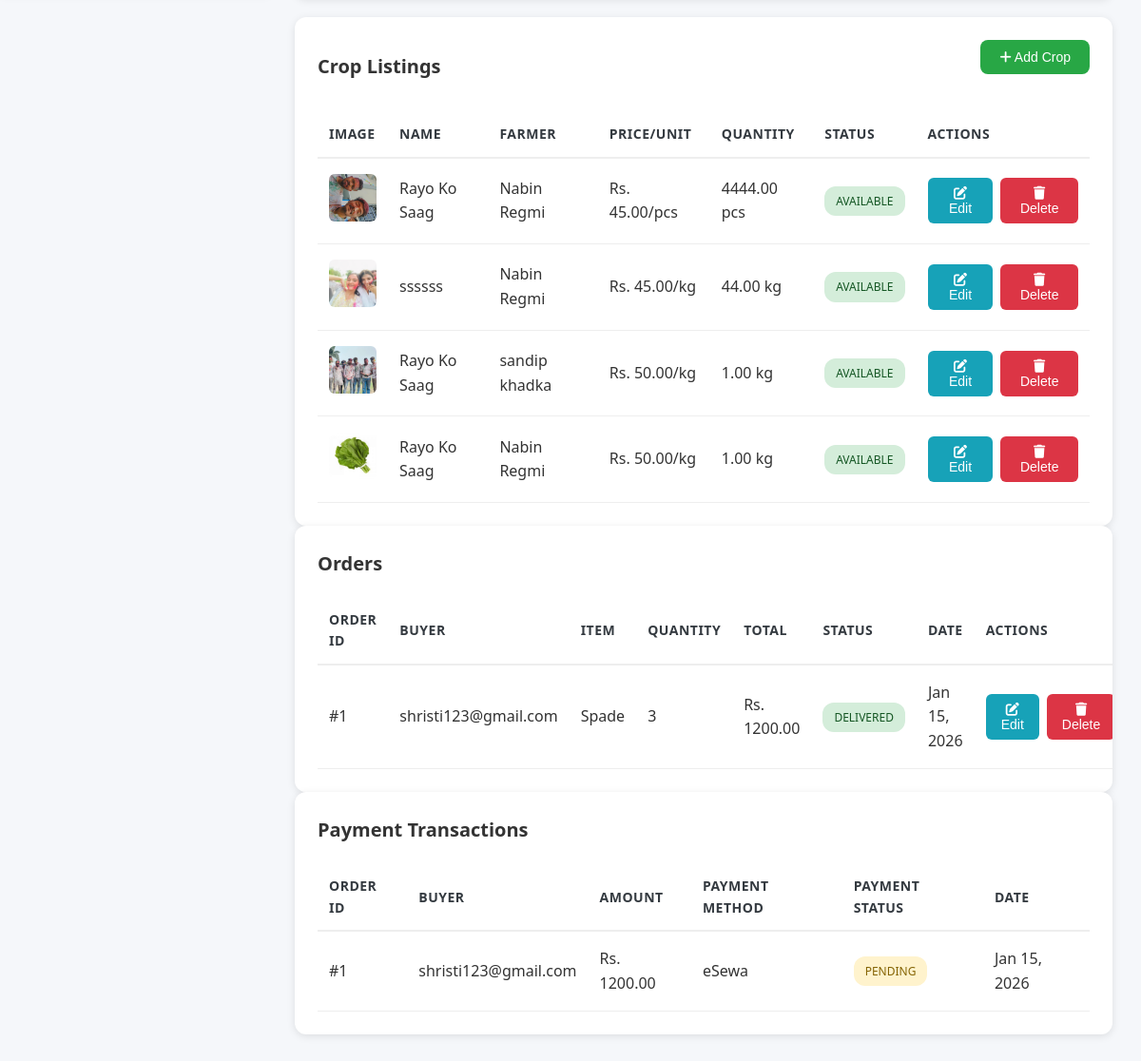
Before: /admin-dashboard/marketplace/ (signed in, lower part) with the older database file.
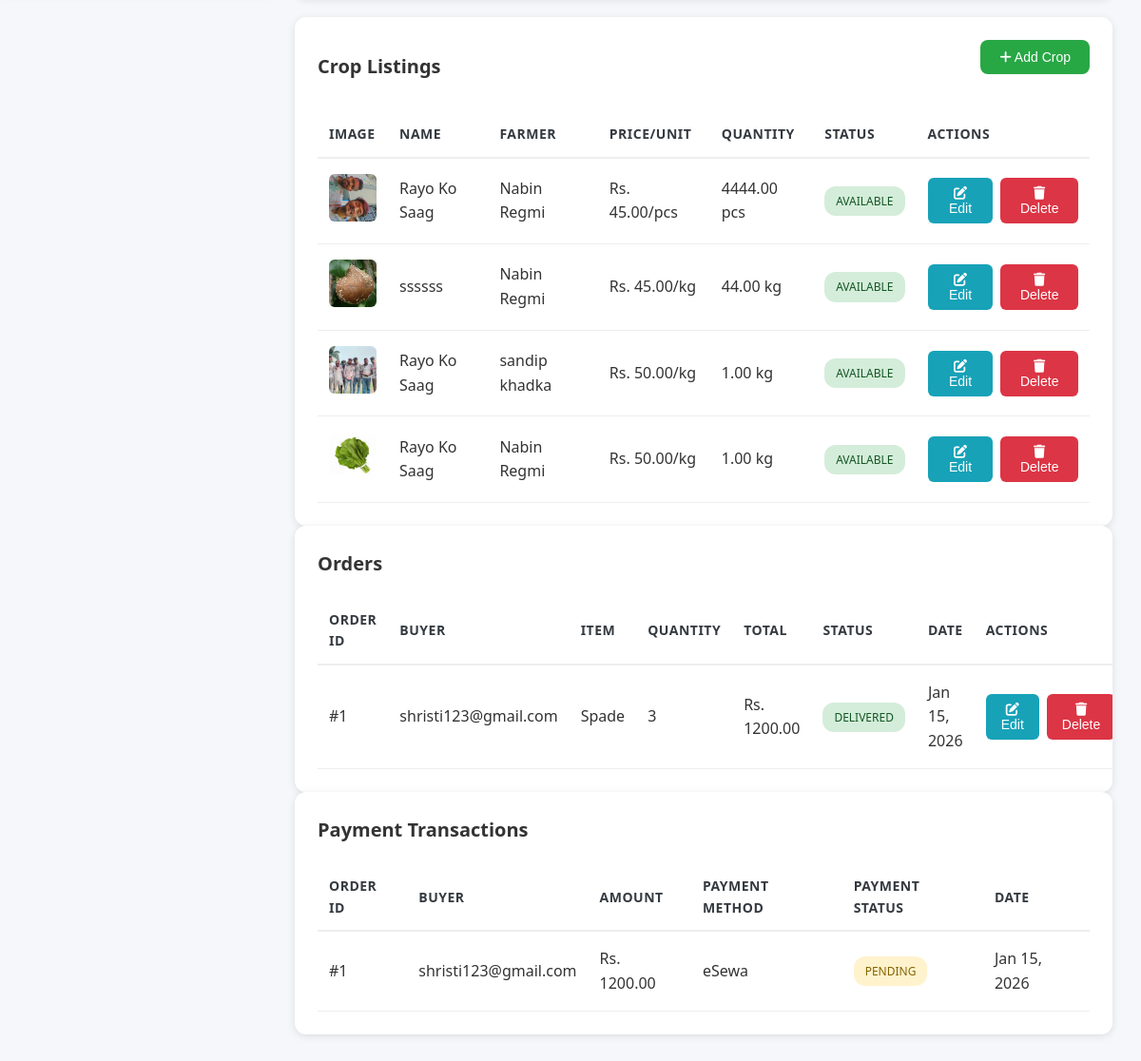
After: the same page with the newer database file.
### accounts/models.py (models this page shows, shortened)
class FarmerProduct(models.Model):
    farmer = models.ForeignKey(FarmerProfile, on_delete=models.CASCADE, related_name='products')
    name = models.CharField(max_length=255)
    quantity = models.DecimalField(max_digits=12, decimal_places=2)
    unit = models.CharField(max_length=50, default='kg')
    price_per_unit = models.DecimalField(max_digits=12, decimal_places=2)
    image = models.ImageField(upload_to='product_images/', blank=True, null=True)
    is_available = models.BooleanField(default=True)
    created_at = models.DateTimeField(auto_now_add=True)
    class Meta:
        ordering = ('-created_at',)

class FarmerProfile(models.Model):
    user = models.OneToOneField(User, on_delete=models.CASCADE, related_name='farmer_profile')
    name = models.CharField(max_length=255, blank=True, null=True)
    photo = models.ImageField(upload_to='farmer_photos/', blank=True, null=True)
    location = models.CharField(max_length=255, blank=True, null=True)
    contact = models.CharField(max_length=20, blank=True, null=True)
    farm_size = models.CharField(max_length=50, blank=True, null=True)
    crop_types = models.TextField(blank=True, null=True, help_text="Comma-separated list of crops")
    livestock_details = models.TextField(blank=True, null=True)

class User(AbstractBaseUser, PermissionsMixin):
    ROLE_CHOICES = (
        ('admin', 'Admin'),
        ('buyer', 'Buyer'),
        ('farmer', 'Farmer'),
        ('agricultural_expert', 'Agricultural Expert'),
        ('vendor', 'Vendor'),
    )
    email = models.EmailField(unique=True)
    role = models.CharField(max_length=20, choices=ROLE_CHOICES, default='buyer')
    is_active = models.BooleanField(default=True)
    is_verified = models.BooleanField(default=False)
    is_staff = models.BooleanField(default=False)
    date_joined = models.DateTimeField(auto_now_add=True)
    objects = UserManager()
    USERNAME_FIELD = 'email'
    REQUIRED_FIELDS = []

### accounts/views.py (the view, shortened to what this page needs)
# urls.py: path('admin-dashboard/marketplace/', admin_marketplace_oversight, name='admin_marketplace_oversight'),
@login_required
def admin_marketplace_oversight(request):
    if request.user.role != 'admin':
        return _redirect_to_role_home_response(request.user)
    section = request.GET.get('section', 'overview')  # 'overview', 'tools', 'crops', 'orders', 'payments'
    status_filter = request.GET.get('status', 'all')
    search_query = request.GET.get('search', '').strip()
    context = {}
    context['farmers'] = FarmerProfile.objects.select_related('user').all()
    context['vendors'] = VendorProfile.objects.select_related('user').all()
    if section == 'overview' or section == 'tools':
        tools = VendorTool.objects.select_related('vendor', 'vendor__user').order_by('-created_at')
        if status_filter == 'available':
            tools = tools.filter(is_available=True)
        elif status_filter == 'unavailable':
            tools = tools.filter(is_available=False)
        if search_query:
            tools = tools.filter(
                Q(name__icontains=search_query) |
                Q(vendor__company_name__icontains=search_query) |
                Q(vendor__user__email__icontains=search_query)
            )
        context['tools'] = tools
        context['total_tools'] = VendorTool.objects.count()
        context['available_tools'] = VendorTool.objects.filter(is_available=True).count()
    else:
        context['tools'] = VendorTool.objects.none()
        context['total_tools'] = VendorTool.objects.count()
        context['available_tools'] = VendorTool.objects.filter(is_available=True).count()
    if section == 'overview' or section == 'crops':
        crops = FarmerProduct.objects.select_related('farmer', 'farmer__user').order_by('-created_at')
        if status_filter == 'available':
            crops = crops.filter(is_available=True)
        elif status_filter == 'unavailable':
            crops = crops.filter(is_available=False)
        if search_query:
            crops = crops.filter(
                Q(name__icontains=search_query) |
                Q(farmer__name__icontains=search_query) |
                Q(farmer__user__email__icontains=search_query)
            )
        context['crops'] = crops
        context['total_crops'] = FarmerProduct.objects.count()
        context['available_crops'] = FarmerProduct.objects.filter(is_available=True).count()
    else:
        context['crops'] = FarmerProduct.objects.none()
        context['total_crops'] = FarmerProduct.objects.count()
        context['available_crops'] = FarmerProduct.objects.filter(is_available=True).count()
    if section == 'overview' or section == 'orders':
        orders = Order.objects.select_related('buyer', 'tool', 'tool__vendor', 'crop', 'crop__farmer').order_by('-created_at')
        if status_filter != 'all':
            orders = orders.filter(status=status_filter)
        context['orders'] = orders
        context['total_orders'] = Order.objects.count()
        context['pending_orders'] = Order.objects.filter(status=Order.STATUS_PENDING).count()
        context['completed_orders'] = Order.objects.filter(status=Order.STATUS_DELIVERED).count()
    if section == 'overview' or section == 'payments':
        orders = Order.objects.select_related('buyer', 'tool', 'crop').order_by('-created_at')
        total_revenue = Order.objects.aggregate(total=Sum('total_amount'))['total'] or 0
        completed_payments = Order.objects.filter(payment_status=Order.PAYMENT_STATUS_COMPLETED).count()
        pending_payments = Order.objects.filter(payment_status=Order.PAYMENT_STATUS_PENDING).count()
        failed_payments = Order.objects.filter(payment_status=Order.PAYMENT_STATUS_FAILED).count()
        if status_filter != 'all':
            orders = orders.filter(payment_status=status_filter)
        if search_query:
            orders = orders.filter(
                Q(buyer__email__icontains=search_query) |
                Q(tool__name__icontains=search_query) |
                Q(crop__name__icontains=search_query)
            )
        context['payment_orders'] = orders
        context['total_revenue'] = float(total_revenue)
        context['completed_payments'] = completed_payments
        context['pending_payments'] = pending_payments
        context['failed_payments'] = failed_payments
    context['section'] = section
    context['status_filter'] = status_filter
    context['search_query'] = search_query
    return render(request, 'admin_marketplace_oversight.html', context)

### templates/admin_marketplace_oversight.html (shortened to what the changed rows need)
<!DOCTYPE html>
<html lang="en">
<head>
    <link rel="stylesheet" href="/static/css/style.css">
    <link href="https://cdnjs.cloudflare.com/ajax/libs/font-awesome/6.0.0/css/all.min.css" rel="stylesheet">
</head>
<body>
    <div class="main-content">
        <div class="dashboard-content">
            {% if section == 'overview' or section == 'crops' %}
            <div class="table-container" style="margin-top: 20px;">
                {% if crops %}
                <table class="data-table">
                    <thead>
                        <tr>
                            <th>Image</th>
                            <th>Name</th>
                            <th>Farmer</th>
                            <th>Price/Unit</th>
                            <th>Quantity</th>
                            <th>Status</th>
                            <th>Actions</th>
                        </tr>
                    </thead>
                    <tbody>
                        {% for crop in crops %}
                        <tr>
                            <td>
                                {% if crop.image %}
                                <img src="{{ crop.image.url }}" alt="{{ crop.name }}" class="item-image">
                                {% else %}
                                <div class="item-image" style="background: #eee; display: flex; align-items: center; justify-content: center;">
                                    <i class="fas fa-seedling"></i>
                                </div>
                                {% endif %}
                            </td>
                            <td>{{ crop.name }}</td>
                            <td>{{ crop.farmer.name|default:crop.farmer.user.email }}</td>
                            <td>Rs. {{ crop.price_per_unit }}/{{ crop.unit }}</td>
                            <td>{{ crop.quantity }} {{ crop.unit }}</td>
                            <td>
                                <span class="status-badge {% if crop.is_available %}available{% else %}unavailable{% endif %}">
                                    {% if crop.is_available %}Available{% else %}Unavailable{% endif %}
                                </span>
                            </td>
                            <td>
                                <div class="action-buttons" style="display: flex; gap: 8px;">
                                    <button class="btn btn-edit" onclick="openEditCropModal({{ crop.id }}, '{{ crop.name|escapejs }}', {{ crop.farmer.id }}, {{ crop.quantity }}, '{{ crop.unit }}', {{ crop.price_per_unit }}, {{ crop.is_available|yesno:"true,false" }})" style="background: var(--info); color: white; padding: 8px 16px; border: none; border-radius: 6px; cursor: pointer; font-size: 14px; font-weight: 500;">
                                        <i class="fas fa-edit"></i> Edit
                                    </button>
                                    <button class="btn btn-delete" onclick="confirmDeleteCrop({{ crop.id }}, '{{ crop.name|escapejs }}')" style="background: var(--danger); color: white; padding: 8px 16px; border: none; border-radius: 6px; cursor: pointer; font-size: 14px; font-weight: 500;">
                                        <i class="fas fa-trash"></i> Delete
                                    </button>
                                </div>
                            </td>
                        </tr>
                        {% endfor %}
                    </tbody>
                </table>
                {% else %}
                <p style="text-align: center; padding: 40px; color: #999;">No crops found</p>
                {% endif %}
            </div>
            {% endif %}
            {% if section == 'overview' or section == 'orders' %}
            <div class="table-container">
                {% if orders %}
                <table class="data-table">
                    <thead>
                        <tr>
                            <th>Order ID</th>
                            <th>Buyer</th>
                            <th>Item</th>
                            <th>Quantity</th>
                            <th>Total</th>
                            <th>Status</th>
                            <th>Date</th>
                            <th>Actions</th>
                        </tr>
                    </thead>
                </table>
                {% else %}
                <p style="text-align: center; padding: 40px; color: #999;">No orders found</p>
                {% endif %}
            </div>
            {% endif %}
            {% if section == 'overview' or section == 'payments' %}
            {% if payment_orders %}
            <div class="table-container">
                <table class="data-table">
                    <thead>
                        <tr>
                            <th>Order ID</th>
                            <th>Buyer</th>
                            <th>Amount</th>
                            <th>Payment Method</th>
                            <th>Payment Status</th>
                            <th>Date</th>
                        </tr>
                    </thead>
                </table>
            </div>
            {% endif %}
            {% endif %}
        </div>
    </div>
</body>
</html>

Changed rows visible on the page:
changed FarmerProduct "ssssss": image: a different picture
